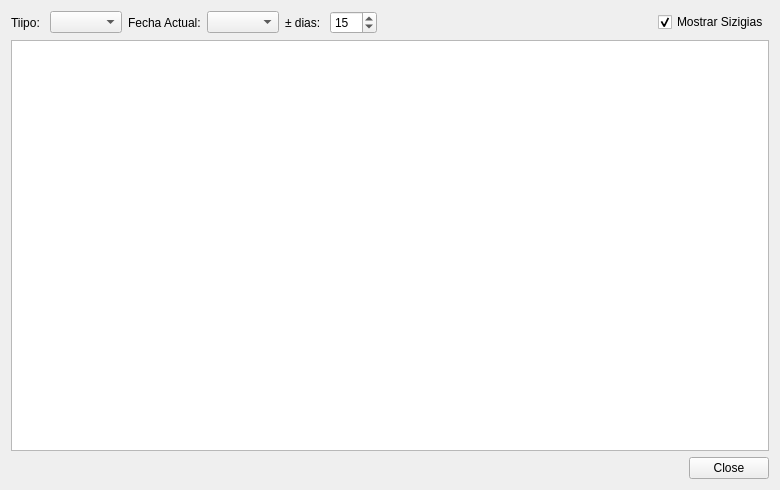
<?xml version="1.0" encoding="UTF-8"?>
<ui version="4.0">
 <class>weatherDisplayWidget</class>
 <widget class="QWidget" name="weatherDisplayWidget">
  <property name="geometry">
   <rect>
    <x>0</x>
    <y>0</y>
    <width>780</width>
    <height>490</height>
   </rect>
  </property>
  <property name="windowTitle">
   <string>Form</string>
  </property>
  <layout class="QVBoxLayout" name="verticalLayout">
   <item>
    <layout class="QHBoxLayout" name="horizontalLayout">
     <item>
      <widget class="QLabel" name="label_3">
       <property name="text">
        <string>Tiipo: </string>
       </property>
      </widget>
     </item>
     <item>
      <widget class="QComboBox" name="typeComboBox"/>
     </item>
     <item>
      <widget class="QLabel" name="label">
       <property name="text">
        <string>Fecha Actual:</string>
       </property>
      </widget>
     </item>
     <item>
      <widget class="QComboBox" name="comboBox"/>
     </item>
     <item>
      <widget class="QLabel" name="label_2">
       <property name="text">
        <string>± dias: </string>
       </property>
      </widget>
     </item>
     <item>
      <widget class="QSpinBox" name="daysSpinBox">
       <property name="minimum">
        <number>1</number>
       </property>
       <property name="maximum">
        <number>365</number>
       </property>
       <property name="value">
        <number>15</number>
       </property>
      </widget>
     </item>
     <item>
      <spacer name="horizontalSpacer">
       <property name="orientation">
        <enum>Qt::Horizontal</enum>
       </property>
       <property name="sizeHint" stdset="0">
        <size>
         <width>40</width>
         <height>20</height>
        </size>
       </property>
      </spacer>
     </item>
     <item>
      <widget class="QCheckBox" name="sizigiasCheckBox">
       <property name="text">
        <string>Mostrar Sizigias</string>
       </property>
       <property name="checked">
        <bool>true</bool>
       </property>
      </widget>
     </item>
    </layout>
   </item>
   <item>
    <widget class="FreezeTableWidget" name="tableView">
     <property name="editTriggers">
      <set>QAbstractItemView::NoEditTriggers</set>
     </property>
     <property name="alternatingRowColors">
      <bool>true</bool>
     </property>
     <property name="selectionBehavior">
      <enum>QAbstractItemView::SelectRows</enum>
     </property>
     <property name="sortingEnabled">
      <bool>false</bool>
     </property>
    </widget>
   </item>
   <item>
    <widget class="QDialogButtonBox" name="buttonBox">
     <property name="standardButtons">
      <set>QDialogButtonBox::Close</set>
     </property>
    </widget>
   </item>
  </layout>
 </widget>
 <customwidgets>
  <customwidget>
   <class>FreezeTableWidget</class>
   <extends>QTableView</extends>
   <header>freezetablewidget.h</header>
  </customwidget>
 </customwidgets>
 <resources/>
 <connections/>
</ui>
